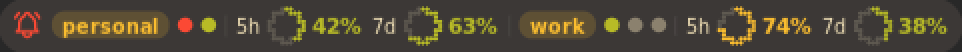
#> input picture noctalia-ai-usage/claude-sessions/images/bar-accounts-rings.png, 962 x 52 px; its folder holds 2 pictures in this run
$ python recolor.py ../../noctalia-ai-usage/claude-sessions/images ../../noctalia-ai-usage/claude-sessions/images/bar-counts.png
#> lines starting #> are read from the running program, lines starting #| are printed output that depends on the picture
#!/usr/bin/env python3
"""Recolour rose glow icons to the h1n054ur green-to-cyan gradient.

Usage: recolor.py SRC_DIR DST_DIR [--heat]

Every PNG in SRC_DIR is written to DST_DIR. Rose pixels (hue 330-30 degrees) move
to a left-to-right gradient from #39ff14 to #00e5ff, keeping their brightness and
alpha. Strong reds (error crosses, alerts) are left alone. With --heat, files
named *-3.png, *-4.png (or *l3.png, *l4.png) are copied unchanged so warm heat levels stay warm.
Weather icons keep their own colours and are copied unchanged.
"""
import colorsys, os, re, shutil, sys
from PIL import Image

WEATHER = set(("clear-night cloudy cold fog freezing haze heavy-rain hot humidity mild moon-phase "
               "mostly-sunny overcast partly-cloudy partly-cloudy-night rain sleet snow sunny sunrise "
               "sunset thunderstorm uv-index warm wind wind-direction windy air-quality").split())
G1, G2 = 107, 186  # hue of #39ff14 and #00e5ff in degrees


def recolor(src, dst, max_sat):
#> called with max_sat = 0.62
    im = Image.open(src).convert("RGBA")
    px = im.load()
    w = im.width
#> w = 962
    for y in range(im.height):
        for x in range(w):
            r, g, b, a = px[x, y]
            if a == 0:
                continue
            h, s, v = colorsys.rgb_to_hsv(r / 255, g / 255, b / 255)
            hd = h * 360
            if (hd >= 330 or hd < 30) and 0.03 < s < max_sat:
                t = x / max(1, w - 1)
                nr, ng, nb = colorsys.hsv_to_rgb((G1 + (G2 - G1) * t) / 360, min(1, s * 4), min(1, v * 1.05))
                px[x, y] = (int(nr * 255), int(ng * 255), int(nb * 255), a)
    im.save(dst)
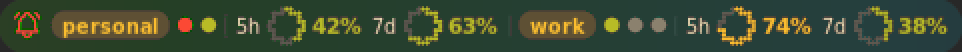
#> saved as bar-accounts-rings.png: PIL image 962x52 RGBA; mean R, G, B, A 61.5, 75.4, 51.1, 255


def main():
    if len(sys.argv) < 3:
        sys.exit(__doc__)
    src, dst, heat = sys.argv[1], sys.argv[2], "--heat" in sys.argv
    os.makedirs(dst, exist_ok=True)
    for name in sorted(os.listdir(src)):
        if not name.endswith(".png"):
            continue
        s, d = os.path.join(src, name), os.path.join(dst, name)
        stem = name[:-4]
        if stem in WEATHER or (heat and re.search(r"(-|l)[34]$", stem)):
            shutil.copy2(s, d)
            continue
        # heat sets and warning states keep a lower cut-off, so warm tones and red
        # crosses (mute, error, disconnected) are not mistaken for rose
        warn = re.search(r"mute|error|disconnected|off|warning|no-signal|limited|no-link", stem)
        recolor(s, d, 0.38 if heat or warn else 0.62)
#> pass 2 of the loop in main, `for name in sorted(os.listdir(src)):`:
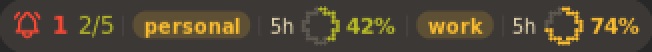
#> input picture noctalia-ai-usage/claude-sessions/images/bar-counts.png, 652 x 52 px
#> im: PIL image 652x52 RGBA
#> in recolor (call 2), `im.save(dst)`:
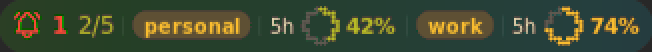
#> saved as bar-counts.png: PIL image 652x52 RGBA; mean R, G, B, A 63, 74.8, 50.1, 255


if __name__ == "__main__":
    main()
